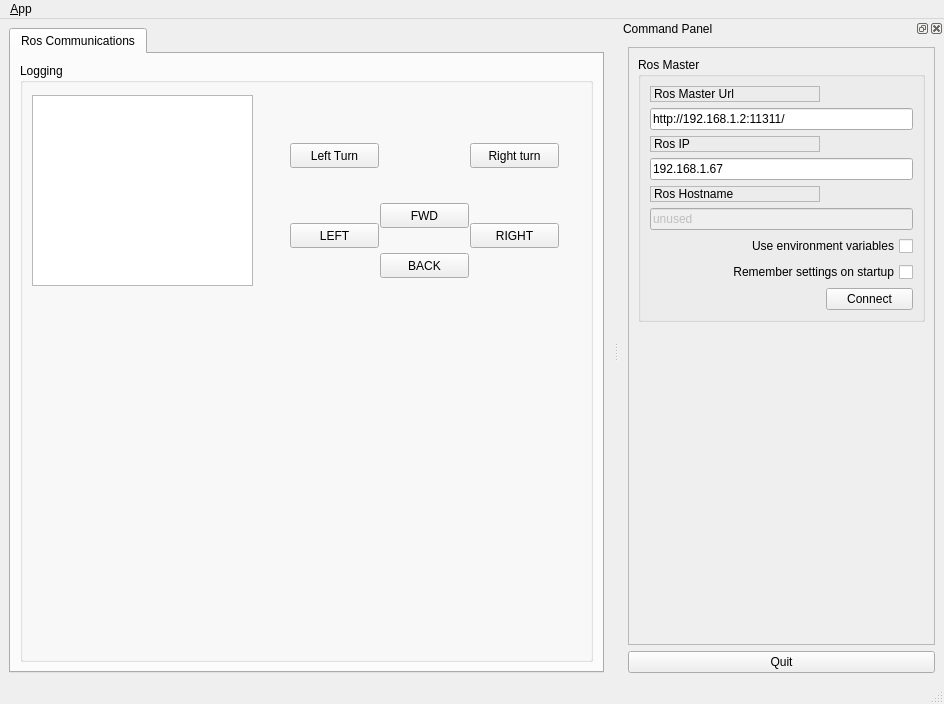
<?xml version="1.0" encoding="UTF-8"?>
<ui version="4.0">
 <class>MainWindowDesign</class>
 <widget class="QMainWindow" name="MainWindowDesign">
  <property name="geometry">
   <rect>
    <x>0</x>
    <y>0</y>
    <width>944</width>
    <height>704</height>
   </rect>
  </property>
  <property name="windowTitle">
   <string>QRosApp</string>
  </property>
  <property name="windowIcon">
   <iconset>
    <normaloff>:/images/icon.png</normaloff>:/images/icon.png</iconset>
  </property>
  <property name="locale">
   <locale language="English" country="Australia"/>
  </property>
  <widget class="QWidget" name="centralwidget">
   <layout class="QHBoxLayout">
    <item>
     <widget class="QTabWidget" name="tab_manager">
      <property name="minimumSize">
       <size>
        <width>100</width>
        <height>0</height>
       </size>
      </property>
      <property name="locale">
       <locale language="English" country="Australia"/>
      </property>
      <property name="currentIndex">
       <number>0</number>
      </property>
      <widget class="QWidget" name="tab_status">
       <attribute name="title">
        <string>Ros Communications</string>
       </attribute>
       <layout class="QVBoxLayout" name="verticalLayout_2">
        <item>
         <widget class="QGroupBox" name="groupBox_12">
          <property name="sizePolicy">
           <sizepolicy hsizetype="MinimumExpanding" vsizetype="Preferred">
            <horstretch>0</horstretch>
            <verstretch>0</verstretch>
           </sizepolicy>
          </property>
          <property name="title">
           <string>Logging</string>
          </property>
          <widget class="QListView" name="view_logging">
           <property name="geometry">
            <rect>
             <x>12</x>
             <y>32</y>
             <width>221</width>
             <height>191</height>
            </rect>
           </property>
          </widget>
          <widget class="QPushButton" name="up_pushButton">
           <property name="geometry">
            <rect>
             <x>360</x>
             <y>140</y>
             <width>89</width>
             <height>25</height>
            </rect>
           </property>
           <property name="text">
            <string>FWD</string>
           </property>
          </widget>
          <widget class="QPushButton" name="down_pushButton">
           <property name="geometry">
            <rect>
             <x>360</x>
             <y>190</y>
             <width>89</width>
             <height>25</height>
            </rect>
           </property>
           <property name="text">
            <string>BACK</string>
           </property>
          </widget>
          <widget class="QPushButton" name="right_pushButton">
           <property name="geometry">
            <rect>
             <x>450</x>
             <y>160</y>
             <width>89</width>
             <height>25</height>
            </rect>
           </property>
           <property name="text">
            <string>RIGHT</string>
           </property>
          </widget>
          <widget class="QPushButton" name="left_pushButton">
           <property name="geometry">
            <rect>
             <x>270</x>
             <y>160</y>
             <width>89</width>
             <height>25</height>
            </rect>
           </property>
           <property name="text">
            <string>LEFT</string>
           </property>
          </widget>
          <widget class="QPushButton" name="RightTurn">
           <property name="geometry">
            <rect>
             <x>450</x>
             <y>80</y>
             <width>89</width>
             <height>25</height>
            </rect>
           </property>
           <property name="text">
            <string>Right turn</string>
           </property>
          </widget>
          <widget class="QPushButton" name="LeftTurn">
           <property name="geometry">
            <rect>
             <x>270</x>
             <y>80</y>
             <width>89</width>
             <height>25</height>
            </rect>
           </property>
           <property name="text">
            <string>Left Turn</string>
           </property>
          </widget>
         </widget>
        </item>
       </layout>
      </widget>
     </widget>
    </item>
   </layout>
  </widget>
  <widget class="QMenuBar" name="menubar">
   <property name="geometry">
    <rect>
     <x>0</x>
     <y>0</y>
     <width>944</width>
     <height>22</height>
    </rect>
   </property>
   <widget class="QMenu" name="menu_File">
    <property name="title">
     <string>&amp;App</string>
    </property>
    <addaction name="action_Preferences"/>
    <addaction name="separator"/>
    <addaction name="actionAbout"/>
    <addaction name="actionAbout_Qt"/>
    <addaction name="separator"/>
    <addaction name="action_Quit"/>
   </widget>
   <addaction name="menu_File"/>
  </widget>
  <widget class="QStatusBar" name="statusbar"/>
  <widget class="QDockWidget" name="dock_status">
   <property name="sizePolicy">
    <sizepolicy hsizetype="Minimum" vsizetype="Preferred">
     <horstretch>0</horstretch>
     <verstretch>0</verstretch>
    </sizepolicy>
   </property>
   <property name="minimumSize">
    <size>
     <width>325</width>
     <height>420</height>
    </size>
   </property>
   <property name="allowedAreas">
    <set>Qt::RightDockWidgetArea</set>
   </property>
   <property name="windowTitle">
    <string>Command Panel</string>
   </property>
   <attribute name="dockWidgetArea">
    <number>2</number>
   </attribute>
   <widget class="QWidget" name="dockWidgetContents_2">
    <layout class="QVBoxLayout" name="verticalLayout">
     <item>
      <widget class="QFrame" name="frame">
       <property name="sizePolicy">
        <sizepolicy hsizetype="Minimum" vsizetype="Preferred">
         <horstretch>0</horstretch>
         <verstretch>0</verstretch>
        </sizepolicy>
       </property>
       <property name="frameShape">
        <enum>QFrame::StyledPanel</enum>
       </property>
       <property name="frameShadow">
        <enum>QFrame::Raised</enum>
       </property>
       <layout class="QVBoxLayout" name="verticalLayout_3">
        <item>
         <widget class="QGroupBox" name="groupBox">
          <property name="title">
           <string>Ros Master</string>
          </property>
          <layout class="QGridLayout" name="gridLayout">
           <item row="0" column="0">
            <widget class="QLabel" name="label">
             <property name="frameShape">
              <enum>QFrame::StyledPanel</enum>
             </property>
             <property name="frameShadow">
              <enum>QFrame::Raised</enum>
             </property>
             <property name="text">
              <string>Ros Master Url</string>
             </property>
            </widget>
           </item>
           <item row="1" column="0" colspan="2">
            <widget class="QLineEdit" name="line_edit_master">
             <property name="text">
              <string>http://192.168.1.2:11311/</string>
             </property>
            </widget>
           </item>
           <item row="2" column="0">
            <widget class="QLabel" name="label_2">
             <property name="frameShape">
              <enum>QFrame::StyledPanel</enum>
             </property>
             <property name="frameShadow">
              <enum>QFrame::Raised</enum>
             </property>
             <property name="text">
              <string>Ros IP</string>
             </property>
            </widget>
           </item>
           <item row="3" column="0" colspan="2">
            <widget class="QLineEdit" name="line_edit_host">
             <property name="text">
              <string>192.168.1.67</string>
             </property>
            </widget>
           </item>
           <item row="4" column="0">
            <widget class="QLabel" name="label_3">
             <property name="frameShape">
              <enum>QFrame::StyledPanel</enum>
             </property>
             <property name="frameShadow">
              <enum>QFrame::Raised</enum>
             </property>
             <property name="text">
              <string>Ros Hostname</string>
             </property>
            </widget>
           </item>
           <item row="5" column="0" colspan="2">
            <widget class="QLineEdit" name="line_edit_topic">
             <property name="enabled">
              <bool>false</bool>
             </property>
             <property name="text">
              <string>unused</string>
             </property>
            </widget>
           </item>
           <item row="6" column="0" colspan="2">
            <widget class="QCheckBox" name="checkbox_use_environment">
             <property name="layoutDirection">
              <enum>Qt::RightToLeft</enum>
             </property>
             <property name="text">
              <string>Use environment variables</string>
             </property>
            </widget>
           </item>
           <item row="7" column="0" colspan="2">
            <widget class="QCheckBox" name="checkbox_remember_settings">
             <property name="layoutDirection">
              <enum>Qt::RightToLeft</enum>
             </property>
             <property name="text">
              <string>Remember settings on startup</string>
             </property>
            </widget>
           </item>
           <item row="8" column="0">
            <spacer name="horizontalSpacer">
             <property name="orientation">
              <enum>Qt::Horizontal</enum>
             </property>
             <property name="sizeHint" stdset="0">
              <size>
               <width>170</width>
               <height>21</height>
              </size>
             </property>
            </spacer>
           </item>
           <item row="8" column="1">
            <widget class="QPushButton" name="button_connect">
             <property name="enabled">
              <bool>true</bool>
             </property>
             <property name="sizePolicy">
              <sizepolicy hsizetype="MinimumExpanding" vsizetype="Fixed">
               <horstretch>0</horstretch>
               <verstretch>0</verstretch>
              </sizepolicy>
             </property>
             <property name="toolTip">
              <string>Set the target to the current joint trajectory state.</string>
             </property>
             <property name="statusTip">
              <string>Clear all waypoints and set the target to the current joint trajectory state.</string>
             </property>
             <property name="text">
              <string>Connect</string>
             </property>
            </widget>
           </item>
          </layout>
         </widget>
        </item>
        <item>
         <spacer name="verticalSpacer_3">
          <property name="orientation">
           <enum>Qt::Vertical</enum>
          </property>
          <property name="sizeHint" stdset="0">
           <size>
            <width>20</width>
            <height>233</height>
           </size>
          </property>
         </spacer>
        </item>
       </layout>
      </widget>
     </item>
     <item>
      <widget class="QPushButton" name="quit_button">
       <property name="sizePolicy">
        <sizepolicy hsizetype="MinimumExpanding" vsizetype="Fixed">
         <horstretch>0</horstretch>
         <verstretch>0</verstretch>
        </sizepolicy>
       </property>
       <property name="text">
        <string>Quit</string>
       </property>
      </widget>
     </item>
    </layout>
   </widget>
  </widget>
  <action name="action_Quit">
   <property name="text">
    <string>&amp;Quit</string>
   </property>
   <property name="shortcut">
    <string>Ctrl+Q</string>
   </property>
   <property name="shortcutContext">
    <enum>Qt::ApplicationShortcut</enum>
   </property>
  </action>
  <action name="action_Preferences">
   <property name="text">
    <string>&amp;Preferences</string>
   </property>
  </action>
  <action name="actionAbout">
   <property name="text">
    <string>&amp;About</string>
   </property>
  </action>
  <action name="actionAbout_Qt">
   <property name="text">
    <string>About &amp;Qt</string>
   </property>
  </action>
 </widget>
 <resources/>
 <connections>
  <connection>
   <sender>action_Quit</sender>
   <signal>triggered()</signal>
   <receiver>MainWindowDesign</receiver>
   <slot>close()</slot>
   <hints>
    <hint type="sourcelabel">
     <x>-1</x>
     <y>-1</y>
    </hint>
    <hint type="destinationlabel">
     <x>399</x>
     <y>299</y>
    </hint>
   </hints>
  </connection>
  <connection>
   <sender>quit_button</sender>
   <signal>clicked()</signal>
   <receiver>MainWindowDesign</receiver>
   <slot>close()</slot>
   <hints>
    <hint type="sourcelabel">
     <x>859</x>
     <y>552</y>
    </hint>
    <hint type="destinationlabel">
     <x>469</x>
     <y>299</y>
    </hint>
   </hints>
  </connection>
 </connections>
</ui>
